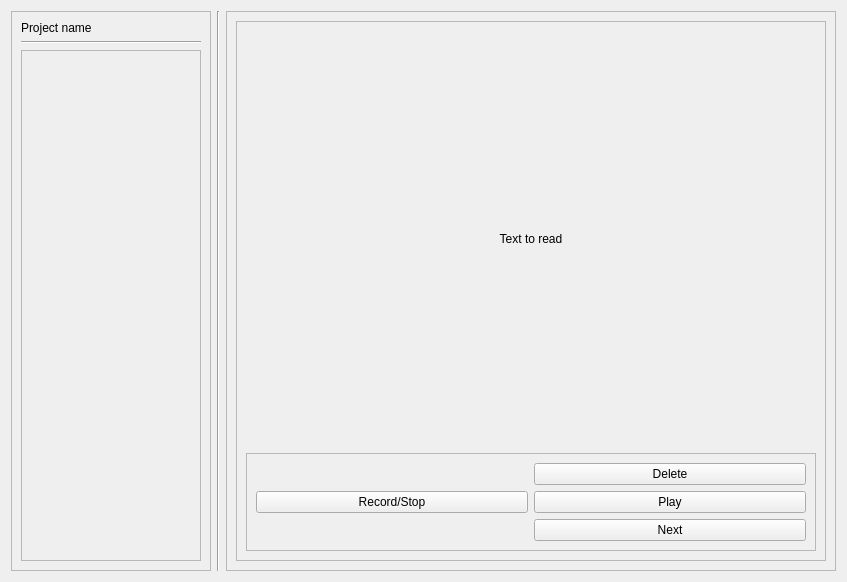
<?xml version="1.0" encoding="UTF-8"?>
<ui version="4.0">
 <class>Form</class>
 <widget class="QWidget" name="Form">
  <property name="geometry">
   <rect>
    <x>0</x>
    <y>0</y>
    <width>847</width>
    <height>582</height>
   </rect>
  </property>
  <property name="windowTitle">
   <string>Form</string>
  </property>
  <layout class="QHBoxLayout" name="horizontalLayout">
   <item>
    <widget class="QFrame" name="frame">
     <property name="minimumSize">
      <size>
       <width>0</width>
       <height>0</height>
      </size>
     </property>
     <property name="maximumSize">
      <size>
       <width>200</width>
       <height>16777215</height>
      </size>
     </property>
     <property name="frameShape">
      <enum>QFrame::StyledPanel</enum>
     </property>
     <property name="frameShadow">
      <enum>QFrame::Raised</enum>
     </property>
     <layout class="QVBoxLayout" name="verticalLayout">
      <item>
       <widget class="QLabel" name="label">
        <property name="text">
         <string>Project name</string>
        </property>
       </widget>
      </item>
      <item>
       <widget class="Line" name="line_2">
        <property name="orientation">
         <enum>Qt::Horizontal</enum>
        </property>
       </widget>
      </item>
      <item>
       <widget class="QScrollArea" name="scrollArea">
        <property name="widgetResizable">
         <bool>true</bool>
        </property>
        <widget class="QWidget" name="scrollAreaWidgetContents">
         <property name="geometry">
          <rect>
           <x>0</x>
           <y>0</y>
           <width>178</width>
           <height>514</height>
          </rect>
         </property>
        </widget>
       </widget>
      </item>
     </layout>
    </widget>
   </item>
   <item>
    <widget class="Line" name="line">
     <property name="orientation">
      <enum>Qt::Vertical</enum>
     </property>
    </widget>
   </item>
   <item>
    <widget class="QFrame" name="frame_2">
     <property name="frameShape">
      <enum>QFrame::StyledPanel</enum>
     </property>
     <property name="frameShadow">
      <enum>QFrame::Raised</enum>
     </property>
     <layout class="QVBoxLayout" name="verticalLayout_2">
      <item>
       <widget class="QFrame" name="frame_3">
        <property name="frameShape">
         <enum>QFrame::StyledPanel</enum>
        </property>
        <property name="frameShadow">
         <enum>QFrame::Raised</enum>
        </property>
        <layout class="QVBoxLayout" name="verticalLayout_3">
         <item>
          <widget class="QLabel" name="label_2">
           <property name="text">
            <string>Text to read</string>
           </property>
           <property name="alignment">
            <set>Qt::AlignCenter</set>
           </property>
          </widget>
         </item>
         <item>
          <widget class="QFrame" name="frame_4">
           <property name="sizePolicy">
            <sizepolicy hsizetype="Minimum" vsizetype="Maximum">
             <horstretch>0</horstretch>
             <verstretch>0</verstretch>
            </sizepolicy>
           </property>
           <property name="frameShape">
            <enum>QFrame::StyledPanel</enum>
           </property>
           <property name="frameShadow">
            <enum>QFrame::Raised</enum>
           </property>
           <layout class="QHBoxLayout" name="horizontalLayout_2">
            <item>
             <layout class="QGridLayout" name="gridLayout">
              <item row="3" column="1">
               <widget class="QPushButton" name="pushButton_4">
                <property name="text">
                 <string>Next</string>
                </property>
               </widget>
              </item>
              <item row="1" column="1">
               <widget class="QPushButton" name="pushButton_3">
                <property name="text">
                 <string>Delete</string>
                </property>
               </widget>
              </item>
              <item row="2" column="1">
               <widget class="QPushButton" name="pushButton_2">
                <property name="text">
                 <string>Play</string>
                </property>
               </widget>
              </item>
              <item row="2" column="0">
               <widget class="QPushButton" name="record_stop">
                <property name="sizePolicy">
                 <sizepolicy hsizetype="Minimum" vsizetype="Maximum">
                  <horstretch>0</horstretch>
                  <verstretch>0</verstretch>
                 </sizepolicy>
                </property>
                <property name="text">
                 <string>Record/Stop</string>
                </property>
               </widget>
              </item>
             </layout>
            </item>
           </layout>
          </widget>
         </item>
        </layout>
       </widget>
      </item>
     </layout>
    </widget>
   </item>
  </layout>
 </widget>
 <resources/>
 <connections/>
</ui>
